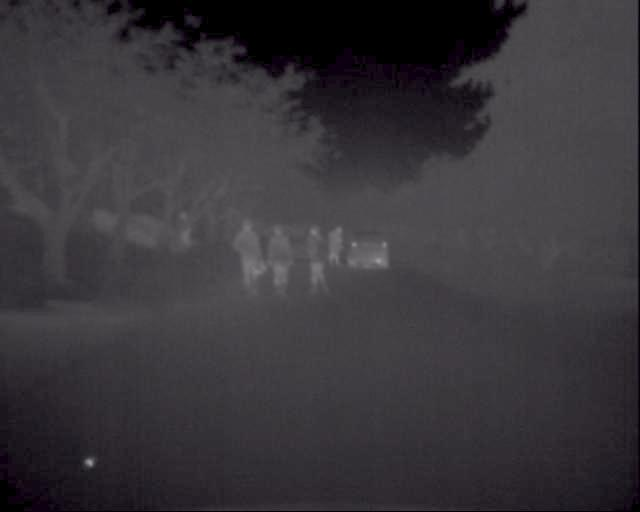
%> input picture Imageprocess_For_Matlab/demo.jpg, 640 x 512 px
$ octave ours.m   (GNU Octave 9; MATLAB toolbox functions it lacks are replaced by stand-ins)
%> lines starting %> are read from the running program, lines starting %| are printed output that depends on the picture
% 图像转点云处理程序
clear; clc; close all;

% 参数配置
imagePath = "demo.jpg";  % 图像路径
windowSize = 10;           % 直方图扩展窗口大小

% 读取图像并转换为灰度图
try
    img = imread(imagePath);
%> img is the input picture: size 512x640x3 uint8; mean R, G, B 56.6, 53.9, 58.2
catch ME
    fprintf('无法读取图像: %s\n', ME.message);
    return;
end

% 确保图像为灰度图
if ndims(img) == 3
    gray = rgb2gray(img);
else
    gray = img;
end

% 获取图像尺寸
[height, width] = size(gray);
%> height = 512; width = 640

% 扩展直方图计算（向两侧扩展windowSize个像素）
histExtended = zeros(1, 256);
validRange = windowSize+1 : 255-windowSize; % 有效像素范围

% 将图像数据转换为从1开始的索引
grayIndices = gray + 1; % 将0-255范围转换为1-256

% 使用向量化操作替代嵌套循环，提高性能
for k = -windowSize:windowSize
    shiftedIndices = grayIndices + k;
    shiftedIndices = max(1, min(256, shiftedIndices)); % 确保索引在1-256范围内
    histExtended = histExtended + accumarray(shiftedIndices(:), 1, [256, 1])';
end
%> after the loop, histExtended = 256 values, max 225489 at index 1, min 0 at index 167, mean 26880

% 归一化处理
normalizedHist = round(histExtended / (height * width) * 255);
%> normalizedHist = 256 values, max 175 at index 1, min 0 at index 123, mean 20.92

% 生成新的灰度图像（反转处理）
grayNew = 1 - normalizedHist(gray + 1) / 255;
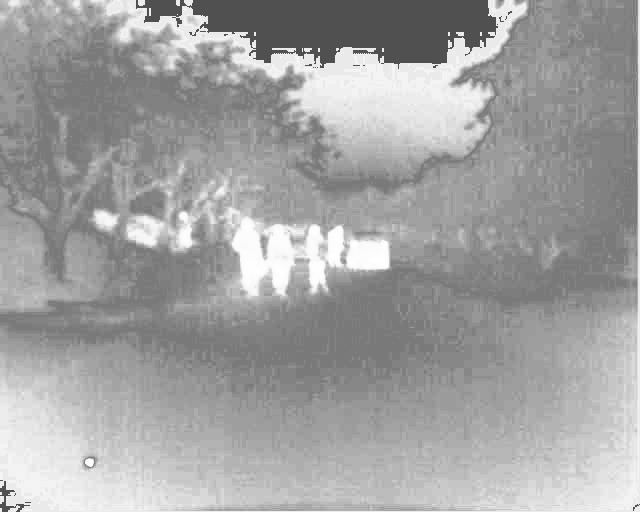
%> grayNew: size 512x640 double; min 0.314, max 1, mean 0.633

% 转换为uint8类型
grayNewUint8 = im2uint8(grayNew);

% 创建点云数据
[xGrid, yGrid] = meshgrid(1:width, 1:height);
pointData = [yGrid(:), xGrid(:), grayNew(:) * 255];

% 创建点云对象并显示
%> (the run ends here)
